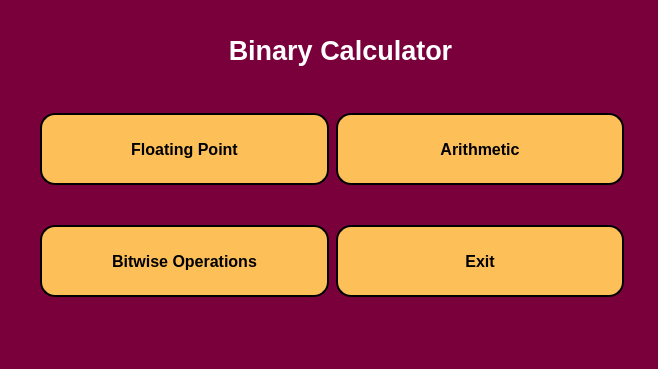
<?xml version="1.0" encoding="UTF-8"?>
<ui version="4.0">
 <class>MainWindow</class>
 <widget class="QMainWindow" name="MainWindow">
  <property name="geometry">
   <rect>
    <x>0</x>
    <y>0</y>
    <width>658</width>
    <height>369</height>
   </rect>
  </property>
  <property name="windowTitle">
   <string>Binary Calculator</string>
  </property>
  <property name="styleSheet">
   <string notr="true">background-color: rgb(122, 0, 60);</string>
  </property>
  <widget class="QWidget" name="centralwidget">
   <widget class="QWidget" name="layoutWidget">
    <property name="geometry">
     <rect>
      <x>40</x>
      <y>80</y>
      <width>584</width>
      <height>251</height>
     </rect>
    </property>
    <layout class="QGridLayout" name="gridLayout">
     <property name="sizeConstraint">
      <enum>QLayout::SetDefaultConstraint</enum>
     </property>
     <property name="spacing">
      <number>7</number>
     </property>
     <item row="0" column="0">
      <widget class="QPushButton" name="floatingPoint">
       <property name="enabled">
        <bool>true</bool>
       </property>
       <property name="baseSize">
        <size>
         <width>0</width>
         <height>0</height>
        </size>
       </property>
       <property name="font">
        <font>
         <pointsize>12</pointsize>
         <weight>75</weight>
         <bold>true</bold>
        </font>
       </property>
       <property name="cursor">
        <cursorShape>PointingHandCursor</cursorShape>
       </property>
       <property name="styleSheet">
        <string notr="true">background-color: rgb(253, 191, 87);
height: 60px;
border-style: outset;
border-width: 2px;
border-radius: 15px;
border-color: black;
padding: 4px;</string>
       </property>
       <property name="text">
        <string>Floating Point</string>
       </property>
       <property name="icon">
        <iconset>
         <normaloff>../../images/ieee.png</normaloff>../../images/ieee.png</iconset>
       </property>
       <property name="iconSize">
        <size>
         <width>30</width>
         <height>30</height>
        </size>
       </property>
      </widget>
     </item>
     <item row="0" column="1">
      <widget class="QPushButton" name="binArithmetic">
       <property name="font">
        <font>
         <pointsize>12</pointsize>
         <weight>75</weight>
         <bold>true</bold>
        </font>
       </property>
       <property name="cursor">
        <cursorShape>PointingHandCursor</cursorShape>
       </property>
       <property name="styleSheet">
        <string notr="true">background-color: rgb(253, 191, 87);
height: 60px;
border-style: outset;
border-width: 2px;
border-radius: 15px;
border-color: black;
padding: 4px;</string>
       </property>
       <property name="text">
        <string>Arithmetic</string>
       </property>
       <property name="icon">
        <iconset>
         <normaloff>../../images/plus.png</normaloff>../../images/plus.png</iconset>
       </property>
       <property name="iconSize">
        <size>
         <width>20</width>
         <height>20</height>
        </size>
       </property>
      </widget>
     </item>
     <item row="1" column="0">
      <widget class="QPushButton" name="bitwise">
       <property name="font">
        <font>
         <pointsize>12</pointsize>
         <weight>75</weight>
         <bold>true</bold>
        </font>
       </property>
       <property name="cursor">
        <cursorShape>PointingHandCursor</cursorShape>
       </property>
       <property name="styleSheet">
        <string notr="true">background-color: rgb(253, 191, 87);
height: 60px;
border-style: outset;
border-width: 2px;
border-radius: 15px;
border-color: black;
padding: 4px;
</string>
       </property>
       <property name="text">
        <string>Bitwise Operations</string>
       </property>
       <property name="icon">
        <iconset>
         <normaloff>../../images/shiftRight.png</normaloff>../../images/shiftRight.png</iconset>
       </property>
       <property name="iconSize">
        <size>
         <width>20</width>
         <height>20</height>
        </size>
       </property>
      </widget>
     </item>
     <item row="1" column="1">
      <widget class="QPushButton" name="exit_btn">
       <property name="sizePolicy">
        <sizepolicy hsizetype="Minimum" vsizetype="Fixed">
         <horstretch>0</horstretch>
         <verstretch>0</verstretch>
        </sizepolicy>
       </property>
       <property name="font">
        <font>
         <pointsize>12</pointsize>
         <weight>75</weight>
         <bold>true</bold>
        </font>
       </property>
       <property name="cursor">
        <cursorShape>PointingHandCursor</cursorShape>
       </property>
       <property name="styleSheet">
        <string notr="true">background-color: rgb(253, 191, 87);
height: 60px;
border-style: outset;
border-width: 2px;
border-radius: 15px;
border-color: black;
padding: 4px;</string>
       </property>
       <property name="text">
        <string>Exit</string>
       </property>
       <property name="shortcut">
        <string>Esc</string>
       </property>
      </widget>
     </item>
    </layout>
   </widget>
   <widget class="QLabel" name="label">
    <property name="geometry">
     <rect>
      <x>0</x>
      <y>10</y>
      <width>681</width>
      <height>81</height>
     </rect>
    </property>
    <property name="text">
     <string>&lt;html&gt;&lt;head/&gt;&lt;body&gt;&lt;p align=&quot;center&quot;&gt;&lt;span style=&quot; font-size:20pt; font-weight:600; color:#ffffff;&quot;&gt;Binary Calculator&lt;/span&gt;&lt;/p&gt;&lt;/body&gt;&lt;/html&gt;</string>
    </property>
   </widget>
  </widget>
  <widget class="QStatusBar" name="statusbar"/>
 </widget>
 <resources/>
 <connections/>
</ui>
